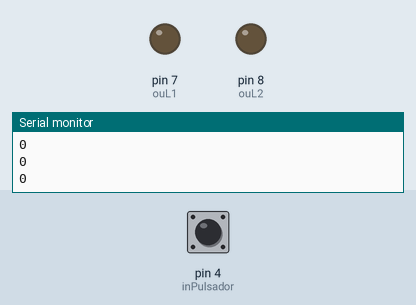
Simulated run of this sketch. Board: Arduino Uno, built with avr-gcc and run on an emulated ATmega328P. On the bench: output pins drawn as LEDs (lit = HIGH), the last lines printed to the serial monitor. The inputs (shaded band) are chosen by the test bench; at power-on: pin 4 (inPulsador) LOW.

Above: at 2.8 s.
2.9 s: pin 4 (inPulsador) pulled HIGH for 1.2 s
At 4.4 s:
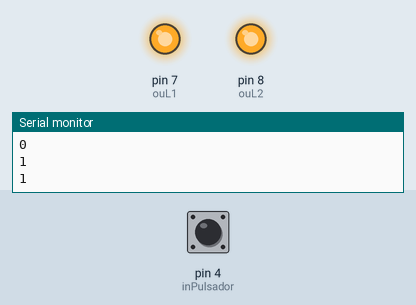
6.5 s: pin 4 (inPulsador) pulled HIGH for 3.2 s
At 11.0 s:
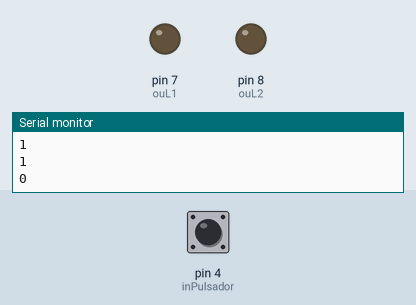
Timing chart, 0 to 12.5 s (numbered marks = the images above; inputs shaded):
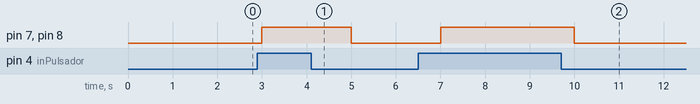

Measured:
- after the input at 2.9 s, pin 7 (ouL1), pin 8 (ouL2): LOW → HIGH after 0.10 s, → LOW 2.0 s later
- after the input at 6.5 s, pin 7 (ouL1), pin 8 (ouL2): LOW → HIGH after 0.50 s, → LOW 3.0 s later

The sketch:

01Pulsador-Led.ino
```cpp
// BLOQUE 0
/*
Título:Pulsador - Led
Autor: Godofredo Diaz
Fecha de modificación: Setiembre 2022
*/

// BLOQUE 1
const int inPulsador = 4;                   //Configurar el pin 4 con el nombre inPulsador
const int ouL1 = 7;                         //Configurar el pin 7 con el nombre ouL1
const int ouL2 = 8;                         //Configurar el pin 8 con el nombre ouL2
int estado =0;                              //Configurar la variable estado en 0

// BLOQUE 2
void setup()
{
  pinMode(inPulsador, INPUT_PULLUP);        //Seteando el inPulsador en modo INPU_PULLUP
  pinMode(ouL1, OUTPUT);                    //Seteando ouL1 en modo OUTPUT
  pinMode(ouL2, OUTPUT);                    //Seteando ouL2 en modo OUTPUT
  Serial.begin(9600);                       //Seteando la conexión al puerto serial a una velocidad de 9600 baudios.
  digitalWrite(inPulsador,LOW);             //Escribiendo LOW en inPulsador
  digitalWrite(ouL1,LOW);                   //Apagando el Led conectado a ouL1
  digitalWrite(ouL2,LOW);                   //Apagando el Led conectado a ouL2
}

// BLOQUE 3
void loop()
{
  estado = digitalRead(inPulsador);         //Sensando el estado del pulsador inPulsador
  digitalWrite(ouL1,estado);                //Enviando el estado del pulsador al led ouL1
  digitalWrite(ouL2,estado);                //Enviando el estado del pulsador al led ouL2
  Serial.println(estado);                   //Imprimiendo en el monitor serial el estado del pulsador inPulsador.
  delay(1000);                              //Hacer una pausa de 1000 milisegundos.
}
```
